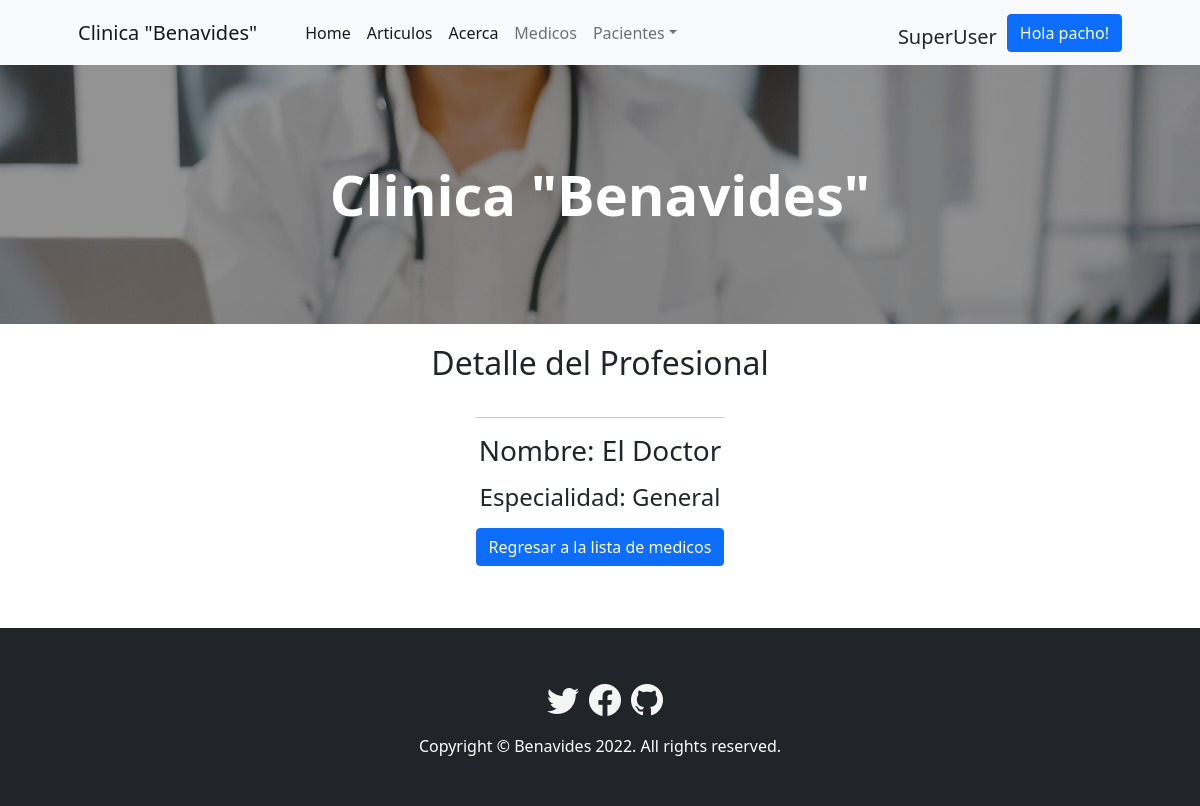
The app's page /medics/medics/1/detail (signed in) with its own data.
### medics/models.py (models this page shows)
class Medic(models.Model):
    name = models.CharField(max_length=20)
    surname = models.CharField(max_length=20)
    medic_type = models.CharField(max_length=20)

### medics/views.py (the view)
# urls.py: path('medics/<int:pk>/detail', views.MedicDetailView.as_view(), name='medics-detail'),
class MedicDetailView(LoginRequiredMixin, DetailView):
    model = Medic
    template_name = 'medics_detail.html'

### medics/templates/medics_detail.html
{% extends 'index.html' %}
{% load static %}
{% block changes %}
<div class="cuerpo">
    <h2>Detalle del Profesional</h2>
    <div class="form-medics">
        <hr></hr>
        <p><h3>Nombre: {{ medic.name }} {{ medic.surname }}</h3></p>
        <p><h4>Especialidad: {{ medic.medic_type }}</h4></p>
        <p><a class="btn btn-primary" href="{% url 'medics:medics-list' %}">Regresar a la lista de medicos</a></p>
    </div>
</div>
{% endblock %}

### home/templates/index.html (shortened to what this page needs)
<!DOCTYPE html>
<html lang="es">
    <head>
        {% load static %}
        <link href="https://cdn.jsdelivr.net/npm/bootstrap-icons@1.5.0/font/bootstrap-icons.css" rel="stylesheet" />
        <link rel="stylesheet" href="https://cdn.jsdelivr.net/npm/bootstrap-icons@1.8.3/font/bootstrap-icons.css">
        <link href="{% static 'css/styles.css' %}" rel="stylesheet" />
        <link href="{% static 'css/changes.css' %}" rel="stylesheet" />
        <link
        rel="stylesheet"
        href="https://cdnjs.cloudflare.com/ajax/libs/font-awesome/4.7.0/css/font-awesome.min.css"
    />
    </head>
    <body>
        <nav class="navbar navbar-expand-lg navbar-light bg-light">
            <div class="container px-4 px-lg-5">
                <a class="navbar-brand" href="/">Clinica "Benavides"</a>
                <div class="collapse navbar-collapse" id="navbarSupportedContent">
                    <ul class="navbar-nav me-auto mb-2 mb-lg-0 ms-lg-4">
                        <li class="nav-item"><a class="nav-link active" aria-current="page" href="/">Home</a></li>
                        <li class="nav-item"><a class="nav-link active" aria-current="page" href="{% url 'index' %}">Articulos</a></li>
                        <li class="nav-item"><a class="nav-link active" aria-current="page" href="{% url 'home:about' %}">Acerca</a></li>
                        {% if user.is_authenticated %}
                        <li class="nav-item"><a class="nav-link" href="{% url 'medics:medics-list' %}">Medicos</a></li>
                        <li class="nav-item dropdown">
                            <a class="nav-link dropdown-toggle" id="navbarDropdown" href="#" role="button" data-bs-toggle="dropdown" aria-expanded="false">Pacientes</a>
                        </li>
                        {% endif %}
                    </ul>
                    {% if user.is_authenticated %}
                        {% if user.is_superuser %}
                            <h5 style="margin-top: 17px; margin-right: 10px;">SuperUser</h5>
                        {% endif %}
                    <div class="nav-item dropdown">
                    <a class="btn btn-primary" id="navbarDropdown" href="#" role="button" data-bs-toggle="dropdown" aria-expanded="false">Hola {{ user.username }}!</a>
                    </div>
                    {% endif %}
                </div>
            </div>
        </nav>
        <header class="bg-dark py-5" id="foto">
            <div class="container px-4 px-lg-5 my-5">
                <div class="text-center text-white">
                    <h1 class="display-4 fw-bolder">Clinica "Benavides"</h1>
                </div>
            </div>
        </header>
        {% block changes %}
        {% endblock %}
        <footer class="py-5 bg-dark">
            <div class="social-media">
                <a href="https://twitter.com/" target="_blank"><i class="bi bi-twitter" style="font-size: 2rem; color: whitesmoke;"></i></a>
                <a href="https://es-la.facebook.com/" target="_blank"><i class="bi bi-facebook" style="font-size: 2rem; color: whitesmoke;"></i></a>
                <a href="https://github.com/gpacho" target="_blank"><i class="bi bi-github" style="font-size: 2rem; color: whitesmoke;"></i></a>
            </div>
            <div class="container">
                <p class="m-0 text-center text-white">Copyright &copy; Benavides 2022. All rights reserved.</p>
            </div>
        </footer>
    </body>
</html>

### medics/static/css/changes.css (style rules this page uses)
h2 { text-align: center; padding-top: 20px; padding-bottom: 0; }
.form-medics { margin: auto; width: fit-content; padding: 10px; text-align: center; }
#foto { background-image: linear-gradient(0deg, rgba(40,40,40,0.5), rgba(40,40,40,0.5)), url(../js/manual-hatdc-blog.jpg); background-size: cover; background-repeat: no-repeat; background-position: top; }
.cuerpo { min-height: 38vh; justify-content: center; }
.social-media { display: flex; justify-content: center; }
.social-media a { margin-left: 10px; margin-bottom: 10px; }

### records on screen
Medic: name "El", surname "Doctor", medic_type "General"

### other values on screen
{{ user.username }} "pacho"
